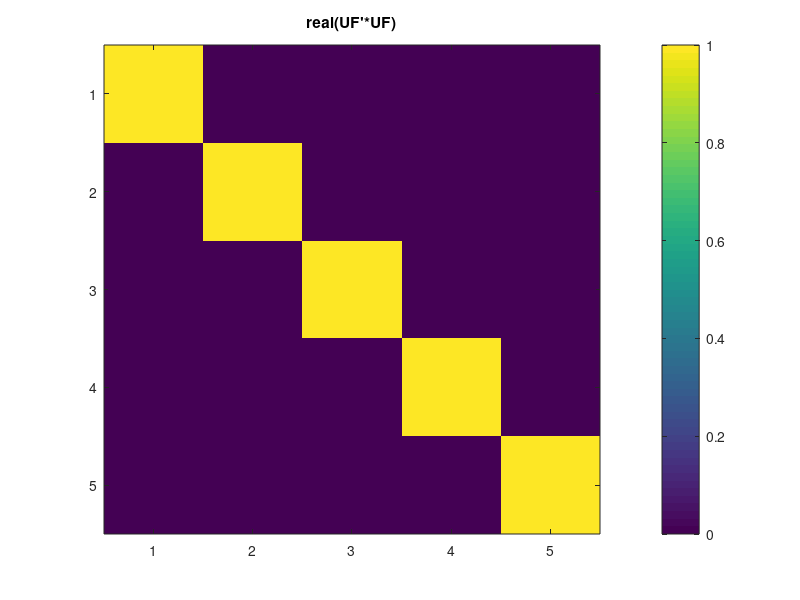
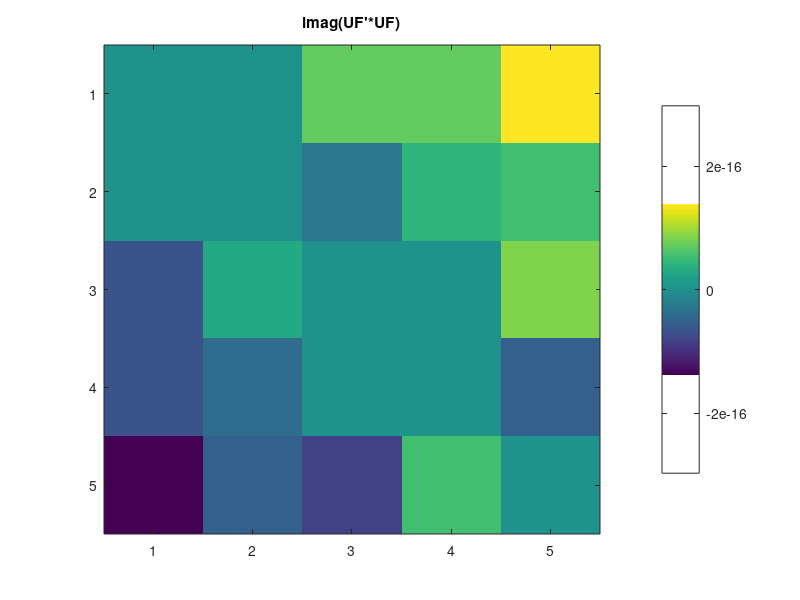
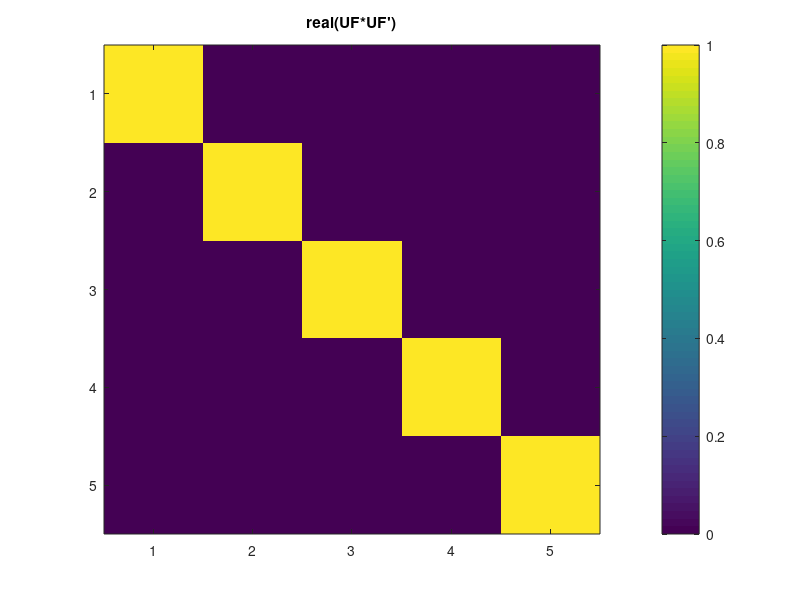
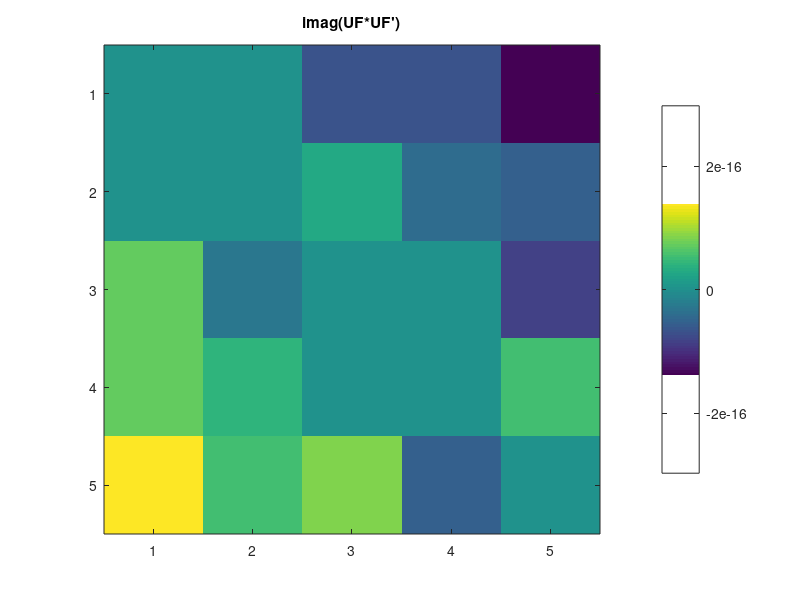

These figures' MATLAB source, in order:
clear all
close all
clc



N=input("What is the value of N?");

n=0:N-1;

UF= zeros(N,N);

for k=0:N-1
    uk = exp(1j*2*pi*k*n/N) / sqrt(N);
    UF(:,k+1)= uk; %%indexing starts from 1
end



 figure()
 imagesc(real(UF'*UF)), title("real(UF'*UF)")
 colorbar


 figure()
 imagesc(imag(UF'*UF)), title("imag(UF'*UF)")
 colorbar

  figure()
 imagesc(real(UF*UF')), title("real(UF*UF')")
 colorbar

 figure()
 imagesc(imag(UF*UF')), title("imag(UF*UF')")
 colorbar

 %%................
 x = randn([N,1]);
 c= UF' *x
    
 n2c = norm(c,2); %%to get the square norm
 n2x = norm(x,2) %%square norm of x
 %%this is the proof of parsevals inequality

 %%-------------------


 
